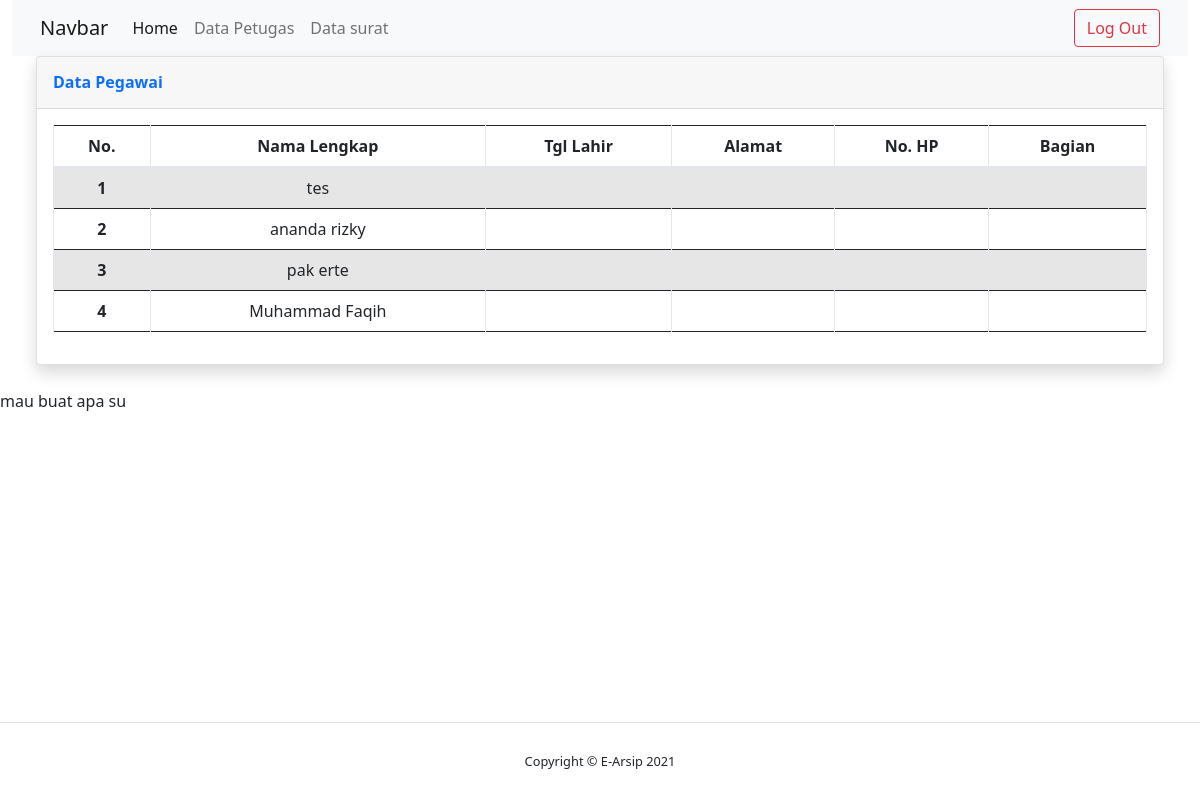
Screenshot of /home_pegawai.php?pegawai=data-petugas (signed in) with the database file from the repository.
### tables this page shows
CREATE TABLE `tuser` (
  `id` int(25) NOT NULL,
  `username` varchar(80) NOT NULL,
  `password` varchar(255) NOT NULL,
  `level` enum('admin','pegawai') NOT NULL,
  `nama_lengkap` varchar(100) NOT NULL
);

### model/pegawai/data_petugas.php (the view)
<div class="container-fluid">
    <div class="card shadow mb-4">
        <div class="card-header py-3">
            <h6 class="m-0 font-weight-bold text-primary">Data Pegawai</h6>
        </div>
        <div class="card-body">
            <div class="table-responsive">
                <table class="table table-bordered table-striped table-hover" id="dataTable" width="100%" cellspacing="0">
                    <thead>
                        <tr class=" text-capitalize text-center">
                            <th>No.</th>
                            <th>Nama Lengkap</th>
                            <th>Tgl Lahir</th>
                            <th>Alamat</th>
                            <th>No. HP</th>
                            <th>Bagian</th>
                        </tr>
                    </thead>
                    <tbody>
                        <?php
                        $q = mysqli_query($koneksi, "SELECT * FROM `tuser` ORDER BY `id` DESC");
                        $no = 1;
                        while ($d = mysqli_fetch_assoc($q)) {
                        ?>
                            <tr class="text-center">
                                <th><?= $no++; ?></th>
                                <td><?= $d['nama_lengkap']; ?></td>
                                <td><?= $d['tgl_lahir']; ?></td>
                                <td><?= $d['alamat']; ?></td>
                                <td><?= $d['nope']; ?></td>
                                <td><?= $d['bagian']; ?></td>
                            </tr>
                        <?php  } ?>
                    </tbody>
                </table>
            </div>
        </div>
    </div>
</div>

### rows the page displays
tuser: nama_lengkap "tes"
tuser: nama_lengkap "ananda rizky"
tuser: nama_lengkap "pak erte"
tuser: nama_lengkap "Muhammad Faqih"
